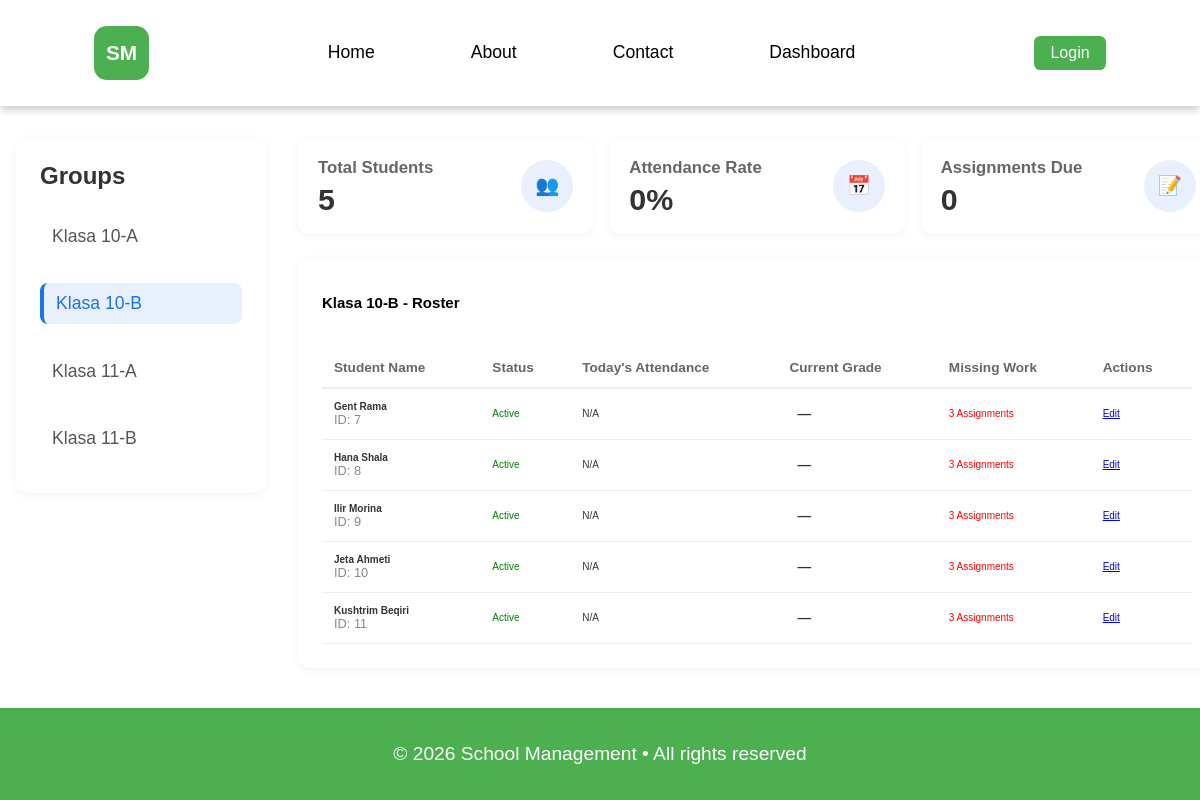
Page /admin/adminDashboard.php?group=2 on the committed database.
### tables this page shows
CREATE TABLE Groups(
    GroupID INT AUTO_INCREMENT PRIMARY KEY,
    GroupName VARCHAR(100) NOT NULL,
    Description TEXT
);

CREATE TABLE Users(
    UsersID INT AUTO_INCREMENT PRIMARY KEY,
    Name VARCHAR(100) NOT NULL,
    Email VARCHAR(100) NOT NULL UNIQUE,
    Password VARCHAR(255) NOT NULL,
    Role ENUM('Admin', 'Student') NOT NULL DEFAULT 'Student',
    CreatedAt TIMESTAMP DEFAULT CURRENT_TIMESTAMP
);

### admin/adminDashboard.php (the view, shortened to what this page needs)
<?php
include '../config/database.php';
$selectedGroup = isset($_GET['group']) ? (int)$_GET['group'] : 0;
$groupsResult = $connection->query("SELECT GroupID, GroupName FROM Groups ORDER BY GroupName ASC");
$groups = [];
while ($g = $groupsResult->fetch_assoc()) {
    $groups[] = $g;
}
$currentGroupName = 'No Group';
foreach ($groups as $g) {
    if ((int)$g['GroupID'] === $selectedGroup) {
        $currentGroupName = $g['GroupName'];
        break;
    }
}
$stmt = $connection->prepare("SELECT COUNT(*) as total FROM Student_Groups WHERE GroupID = ?");
$stmt->bind_param('i', $selectedGroup);
$stmt->execute();
$totalStudents = $stmt->get_result()->fetch_assoc()['total'];
$stmt = $connection->prepare("SELECT COUNT(*) as total FROM Assignments WHERE GroupID = ? AND DueDate >= CURDATE()");
$stmt->bind_param('i', $selectedGroup);
$stmt->execute();
$assignmentsDue = $stmt->get_result()->fetch_assoc()['total'];
$attendanceRate = 0;
$studentsQuery = "
    SELECT u.UsersID, u.Name,
           (SELECT AVG(sub.Grade) FROM Submissions sub WHERE sub.UsersID = u.UsersID AND sub.Grade IS NOT NULL) as AvgGrade,
           (SELECT COUNT(*) FROM Assignments asn
            JOIN Student_Groups sg2 ON sg2.GroupID = asn.GroupID
            WHERE sg2.UsersID = u.UsersID
              AND asn.AssignmentID NOT IN (
                  SELECT s.AssignmentID FROM Submissions s WHERE s.UsersID = u.UsersID AND s.Status IN ('Submitted','Graded')
              )
           ) as MissingWork
    FROM Users u
    JOIN Student_Groups sg ON u.UsersID = sg.UsersID
    WHERE sg.GroupID = ? AND u.Role = 'Student'
    ORDER BY u.Name ASC
";
$stmt = $connection->prepare($studentsQuery);
$stmt->bind_param('i', $selectedGroup);
$stmt->execute();
$studentsResult = $stmt->get_result();
$today = date('Y-m-d');
function getLetterGrade($pct) {
    if ($pct === null) return ['—', ''];
    $pct = round($pct);
    return [$pct . '% (F)', 'grade-f'];
}
?>
<!DOCTYPE html>
<html lang="en">
<head>
    <link rel="stylesheet" href="../CSS/Global.css">
    <link rel="stylesheet" href="css/adminDashboard.css">
</head>
<body>
    <div id="app-header"></div>
    <main class="dashboard-container">
        <aside class="class-sidebar">
            <h3>Groups</h3>
            <ul class="period-list">
                <?php foreach ($groups as $g): ?>
                    <li class="period-item <?php echo ((int)$g['GroupID'] === $selectedGroup) ? 'active' : ''; ?>">
                        <a href="adminDashboard.php?group=<?php echo $g['GroupID']; ?>">
                            <?php echo htmlspecialchars($g['GroupName']); ?>
                        </a>
                    </li>
                <?php endforeach; ?>
            </ul>
        </aside>
        <div class="dashboard-main">
            <div class="stats-bar">
                <div class="stat-card">
                    <div class="stat-info">
                        <h4>Total Students</h4>
                        <p><?php echo $totalStudents; ?></p>
                    </div>
                    <div class="stat-icon">👥</div>
                </div>
                <div class="stat-card">
                    <div class="stat-info">
                        <h4>Attendance Rate</h4>
                        <p><?php echo $attendanceRate; ?>%</p>
                    </div>
                    <div class="stat-icon">📅</div>
                </div>
                <div class="stat-card">
                    <div class="stat-info">
                        <h4>Assignments Due</h4>
                        <p><?php echo $assignmentsDue; ?></p>
                    </div>
                    <div class="stat-icon">📝</div>
                </div>
            </div>
            <section class="roster-section">
                <div class="section-header">
                    <h2><?php echo htmlspecialchars($currentGroupName); ?> - Roster</h2>
                </div>
                <table class="student-table">
                    <thead>
                        <tr>
                            <th>Student Name</th>
                            <th>Status</th>
                            <th>Today's Attendance</th>
                            <th>Current Grade</th>
                            <th>Missing Work</th>
                            <th>Actions</th>
                        </tr>
                    </thead>
                    <tbody>
                        <?php while ($student = $studentsResult->fetch_assoc()):
                            $avgGrade = $student['AvgGrade'];
                            $status = 'Active';
                            $statusColor = 'green';
                            $attStmt = $connection->prepare("
                                SELECT a.Status FROM Attendance a
                                JOIN Schedules sch ON a.ScheduleID = sch.ScheduleID
                                WHERE a.UsersID = ? AND a.Date = ? AND sch.GroupID = ?
                                LIMIT 1
                            ");
                            $attStmt->bind_param('isi', $student['UsersID'], $today, $selectedGroup);
                            $attStmt->execute();
                            $attRes = $attStmt->get_result()->fetch_assoc();
                            $todayAtt = $attRes ? $attRes['Status'] : 'N/A';
                            $attClass = strtolower($todayAtt);
                            list($gradeText, $gradeClass) = getLetterGrade($avgGrade);
                            $missing = (int)$student['MissingWork'];
                            $missingText = $missing > 0 ? $missing . ' Assignment' . ($missing > 1 ? 's' : '') : 'None';
                            $missingColor = $missing > 0 ? 'red' : 'inherit';
                        ?>
                        <tr>
                            <td data-label="Student Name">
                                <strong><?php echo htmlspecialchars($student['Name']); ?></strong><br>
                                <span style="font-size: 0.8rem; color: #888;">ID: <?php echo $student['UsersID']; ?></span>
                            </td>
                            <td data-label="Status"><span style="color: <?php echo $statusColor; ?>;"><?php echo $status; ?></span></td>
                            <td data-label="Today's Attendance">
                                <span class="attendance-toggle <?php echo $attClass; ?>"><?php echo $todayAtt; ?></span>
                            </td>
                            <td data-label="Current Grade"><span class="grade-badge <?php echo $gradeClass; ?>"><?php echo $gradeText; ?></span></td>
                            <td data-label="Missing Work"><span style="color: <?php echo $missingColor; ?>;"><?php echo $missingText; ?></span></td>
                            <td data-label="Actions"><a href="edit.php?UsersID=<?php echo $student['UsersID']; ?>">Edit</a></td>
                        </tr>
                        <?php endwhile; ?>
                    </tbody>
                </table>
            </section>
        </div>
    </main>
    <div id="app-footer"></div>
</body>
</html>

### CSS/Global.css (style rules this page uses)
html { width: 100%; overflow-x: hidden; }
body { font-size: 62.5%; font-family: Arial, sans-serif; margin: 0; padding: 0; min-height: 100vh; width: 100%; display: flex; flex-direction: column; overflow-x: hidden; }
main { flex: 1; width: 100%; }
#app-header, #app-footer { width: 100%; flex-shrink: 0; }

### admin/css/adminDashboard.css (style rules this page uses)
.dashboard-container { max-width: 1200px; margin: 2rem auto; padding: 0 1rem; display: grid; grid-template-columns: 250px 1fr; gap: 2rem; }
.class-sidebar { background: white; border-radius: 12px; padding: 1.5rem; box-shadow: 0 2px 10px rgba(0,0,0,0.05); height: fit-content; }
.class-sidebar h3 { margin-top: 0; color: #333; font-size: 1.5rem; margin-bottom: 1rem; }
.period-list { list-style: none; padding: 0; }
.period-item { margin-bottom: 8px; border-radius: 8px; transition: background 0.2s; color: #555; font-weight: 500; font-size: 1.1rem; margin-top: 1.65rem; }
.period-item a { display: block; width: 100%; padding: 10px 12px; color: inherit; text-decoration: none; }
.period-item.active { background-color: #e8f0fe; color: #1a73e8; border-left: 4px solid #1a73e8; }
.dashboard-main { display: flex; flex-direction: column; gap: 1.5rem; }
.stats-bar { display: grid; grid-template-columns: repeat(auto-fit, minmax(180px, 1fr)); gap: 1rem; }
.stat-card { background: white; padding: 1.25rem; border-radius: 12px; box-shadow: 0 2px 8px rgba(0,0,0,0.05); display: flex; align-items: center; justify-content: space-between; }
.stat-info h4 { margin: 0; color: #666; font-size: 1.05rem; font-weight: 600; }
.stat-info p { margin: 6px 0 0 0; font-size: 1.9rem; font-weight: 700; color: #333; line-height: 1; }
.stat-icon { width: 52px; height: 52px; background: #e8f0fe; border-radius: 50%; display: flex; align-items: center; justify-content: center; color: #1a73e8; font-size: 1.2rem; }
.roster-section { background: white; border-radius: 12px; padding: 1.5rem; box-shadow: 0 2px 10px rgba(0,0,0,0.05); }
.section-header { display: flex; justify-content: space-between; align-items: center; margin-bottom: 1.5rem; }
.student-table { width: 100%; border-collapse: collapse; }
.student-table th { text-align: left; padding: 12px; color: #666; font-size: 0.85rem; border-bottom: 2px solid #eee; }
.student-table td { padding: 12px; border-bottom: 1px solid #eee; color: #333; }
.grade-badge { padding: 4px 8px; border-radius: 12px; font-size: 0.85rem; font-weight: 600; }

### rows in the picture
groups: GroupName "Klasa 10-A"
groups: GroupName "Klasa 10-B"
groups: GroupName "Klasa 11-A"
groups: GroupName "Klasa 11-B"
users: Name "Gent Rama", UsersID "7", status "Active", todayAtt "N/A", gradeText "—", missingText "3 Assignments"
users: Name "Hana Shala", UsersID "8", status "Active", todayAtt "N/A", gradeText "—", missingText "3 Assignments"
users: Name "Ilir Morina", UsersID "9", status "Active", todayAtt "N/A", gradeText "—", missingText "3 Assignments"
users: Name "Jeta Ahmeti", UsersID "10", status "Active", todayAtt "N/A", gradeText "—", missingText "3 Assignments"
users: Name "Kushtrim Beqiri", UsersID "11", status "Active", todayAtt "N/A", gradeText "—", missingText "3 Assignments"

### other values in the picture
$totalStudents "5"
$attendanceRate "0"
$assignmentsDue "0"
